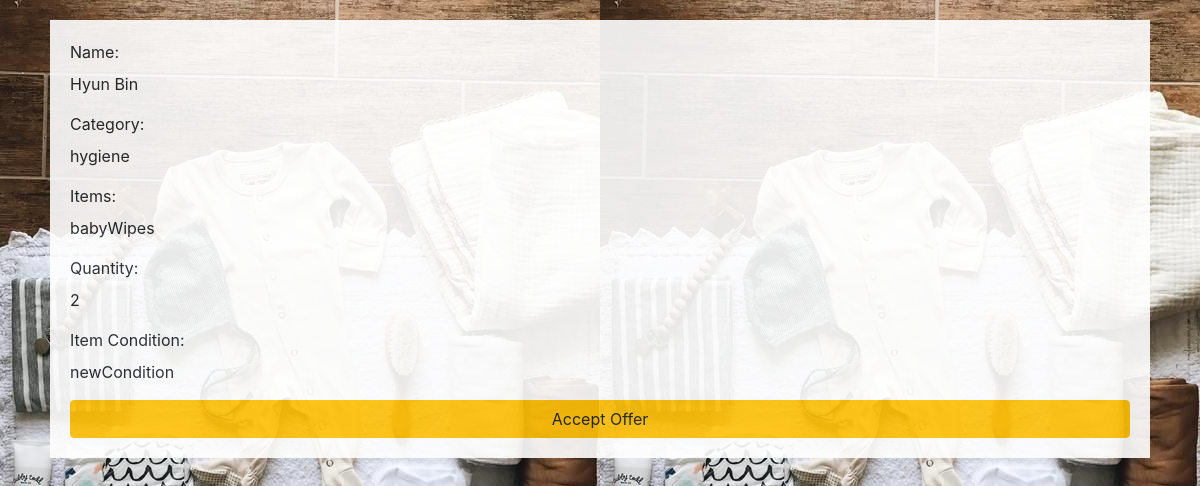
/misc/display_bpopup.php?u_name=Hyun Bin, run on the app's committed database.
### tables this page shows
CREATE TABLE if not exists donorlisting (
  username varchar(256) NOT NULL,
  category varchar(256) NOT NULL,
  item varchar(256) NOT NULL,
  quantity varchar(256) NOT NULL,
  itemcondition varchar(256) NOT NULL
);

### database/ExpandedDonationDAO.php (called while the page is built, shortened)
<?php
  class ExpandedDonationDAO {
    public function getExpandedDonation($name) {
          $connMgr = new ConnectionManager();
          $pdo = $connMgr->connect();
          $sql = 'SELECT username, category, item, quantity, itemcondition FROM donorlisting where username = :name';
          $stmt = $pdo->prepare($sql);
          $stmt->bindParam(':name', $name, PDO::PARAM_STR);
          $stmt->execute();
          $result = null;
          $stmt->setFetchMode(PDO::FETCH_ASSOC);
          if($row = $stmt->fetch()) {
            $result = new ExpandedDonation($row['username'], $row['category'], $row['item'], $row['quantity'], $row['itemcondition']);
          }
          return $result;
    }
  }
?>

### database/ExpandedDonation.php (called while the page is built)
<?php
    class ExpandedDonation{
        private $username;
        private $category;
        private $item;
        private $quantity;
        private $itemcondition;
        public function __construct($username, $category, $item, $quantity, $itemcondition){
            $this->username = $username;
            $this->category = $category;
            $this->item = $item;
            $this->quantity = $quantity;
            $this->itemcondition = $itemcondition;
        }
        public function getName(){
            return $this->username;
        }
        public function getCategory() {
            return $this->category;
        }
        public function getItem() {
            return $this->item;
        }
        public function getQuantity() {
            return $this->quantity;
        }
        public function getItemCondition() {
            return $this->itemcondition;
        }
    }
?>

### misc/display_bpopup.php (the view, shortened to what this page needs)
<!DOCTYPE html>
<html lang="en">
<head>
    <link rel="stylesheet" href="https://stackpath.bootstrapcdn.com/bootstrap/4.5.2/css/bootstrap.min.css">
</head>
<body>
    <div class="container" style="padding: 20px;">
        <?php
            $uname = $_GET["u_name"];
            $expandedonationDAO = new ExpandedDonationDAO;
            $expandedlisting = $expandedonationDAO->getExpandedDonation($uname);
            echo "<form class='form-container listing'>
                <label for='name'>Name:</label>
                <p>{$expandedlisting->getName()}</p>
                <label for='comments'>Category:</label>
                <p>{$expandedlisting->getCategory()}</p>
                <label for='items'>Items:</label>
                <p>{$expandedlisting->getItem()}</p>
                <label for='quantity'>Quantity:</label>
                <p>{$expandedlisting->getQuantity()}</p>
                <label for='deadline'>Item Condition:</label>
                <p>{$expandedlisting->getItemCondition()}</p>
                <button type='button' class='btn btn-warning btn-block' onclick='popup()'>Accept Offer</button>
                </form>";
        ?>
    </div>
</body>
</html>

### misc/display_bpopup.php (style rules this page uses)
body { background-image: url("../images/popup.jpg"); }
.listing { background-color: white; opacity: 0.9; padding: 20px; }

### data on the page
donorlisting: username "Hyun Bin", category "hygiene", item "babyWipes", quantity "2", itemcondition "newCondition"
